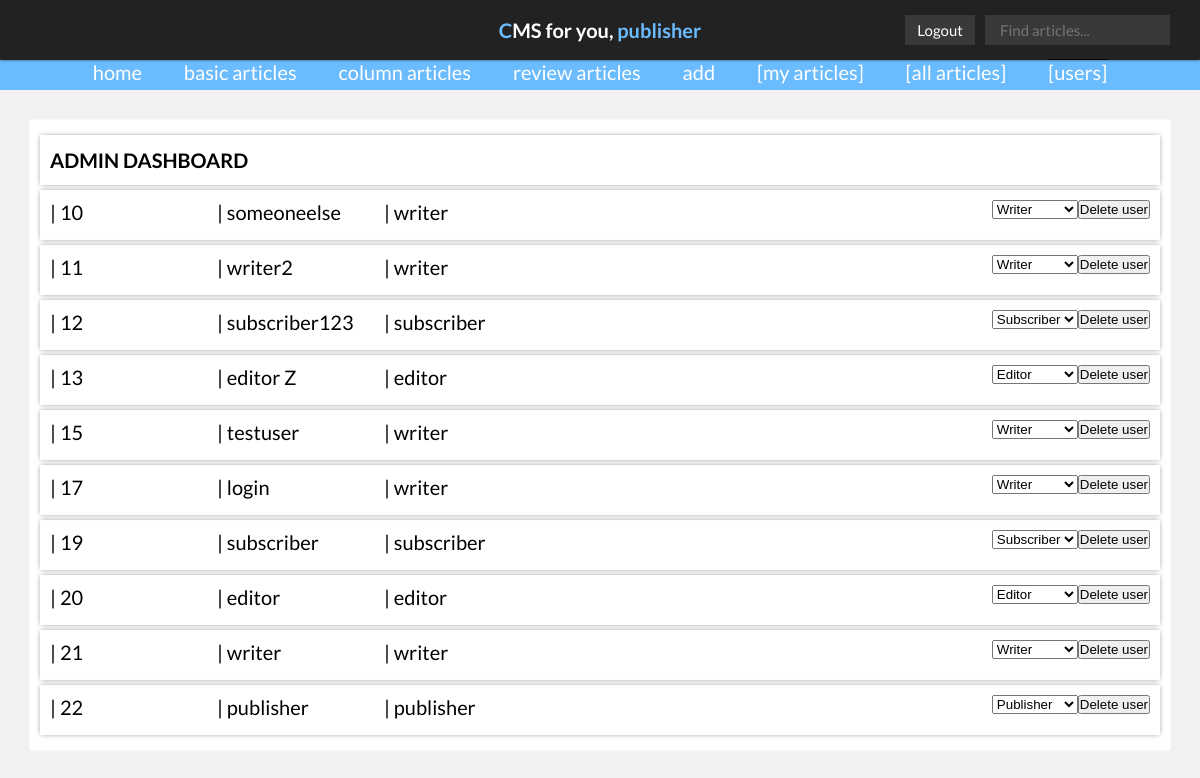
Page /index.php?page=users (signed in) on the committed database.
### tables this page shows
CREATE TABLE IF NOT EXISTS `users` (
  `user_id` int(6) NOT NULL AUTO_INCREMENT,
  `user_name` varchar(255) NOT NULL,
  `user_password` varchar(255) NOT NULL,
  `user_role` varchar(30) NOT NULL,
  PRIMARY KEY (`user_id`)
);

### views/UsersView.php (called while the page is built, shortened)
<?php
class UsersView {
    private $model;
    public function __construct($controller, $model){
        $this->model      = $model;
    }
    public function output(){
        include 'html/header.html.php';
        $users = $this->model->getAllUsers();
        include 'html/users.html.php';
        include 'html/footer.html.php';
    }
}
 ?>

### models/UsersModel.php (called while the page is built, shortened)
<?php
include_once 'User.php';
class UsersModel {
    public function getAllUsers(){
        global $pdo;
        $query = $pdo->prepare("SELECT * FROM users");
        $query->execute();
        $rows = $query->fetchAll();
        foreach($rows as $row){
            $user = new User(
                 $row['user_id']
                ,$row['user_name']
                ,$row['user_password']
                ,$row['user_role']
            );
            $users[] = $user;
        }
        return $users;
    }
}
 ?>

### models/User.php (called while the page is built, shortened)
<?php
class User {
 public function __construct($user_id, $user_name, $user_password, $user_role){
  $this->id = $user_id;
  $this->name = $user_name;
  $this->role = $user_role;
  return true;
}
         public function getUserId(){
          return $this->id;
        }
         public function getUserName(){
          return $this->name;
        }
         public function getUserRole(){
          return $this->role;
        }
      }
      ?>

### views/html/users.html.php (the view, shortened to what this page needs)
<div class="content">
    <div class="block user-list">
        <ol>
            <li class="list-header">
                <h1>ADMIN DASHBOARD</h1>
            </li>
            <?php foreach((array)$users as $user): ?><li>
                <p><?php echo $user->getUserId(); ?></p>
                <p><?php echo $user->getUserName(); ?></p>
                <p><?php echo $user->getUserRole(); ?></p>
                <form class="pull-right" action="?page=users&action=delete_user" method="post">
                    <button onclick="this.form.submit(); return false;">Delete user</button>
                </form>
                <form class="pull-right" action="?page=users&action=change_role" method="post">
                    <select onchange="this.form.submit();" name="user_role">
                        <option <?php echo ($user->getUserRole()=='subscriber')?'selected':'' ?> value="subscriber" name='subscriber'>Subscriber</option>
                        <option <?php echo ($user->getUserRole()=='writer')?'selected':'' ?> value="writer" name='writer'>Writer</option>
                        <option <?php echo ($user->getUserRole()=='editor')?'selected':'' ?> value="editor" name='editor'>Editor</option>
                        <option <?php echo ($user->getUserRole()=='publisher')?'selected':'' ?> value="publisher" name='publisher'>Publisher</option>
                    </select>
                </form>
            </li><?php endforeach; ?>
        </ol>
    </div>
</div>

### public/css/style.css (style rules this page uses)
* { -webkit-box-sizing: border-box; -moz-box-sizing: border-box; box-sizing: border-box; margin: 0; padding: 0; }
body, input { font-family: "Lato", sans-serif; font-size: 62.5%; background: #F1F1F1; }
ol { list-style: none; }
ol li.list-header { line-height: 3em !important; }
.content { background: #FFF; width: 100%; height: 100%; display: inline-block; }
.content > :first-child { width: 20%; }
.block { position: relative; padding: 1em; float: left; -moz-box-shadow: 0 0 0.1em 0.1em rgba(255,255,255, 0.5); -webkit-box-shadow: 0 0 0.1em 0.1em rgba(255,255,255, 0.5); box-shadow: 0 0 0.1em 0.1em rgba(255,255,255, 0.5); height: 100%; }
.block ol a, .block ol form { font-size: 185%; text-transform: uppercase; text-decoration: none; color: #242424; }
.block ol li { padding: 1em; -moz-box-shadow: rgba(0,0,0,0.5) 0px 0px 5px -1px; -webkit-box-shadow: rgba(0,0,0,0.5) 0px 0px 5px -1px; box-shadow: rgba(0,0,0,0.5) 0px 0px 5px -1px; margin: 0.5em auto; }
.pull-right { float: right; }
.block.user-list { width: 100%; }
.user-list p { display: inline-block; width: 8.2%; }
.user-list li p { display: inline-block; font-size: 200%; width: 15%; padding: 0.5em 0; }
.user-list li p:before { content: " | "; }
.user-list li { height: 5em; line-height: 0.5em; }
select { width: 100%; }

### rows in the picture
users: user_id "10", user_name "someoneelse", user_role "writer", user_role "Writer"
users: user_id "11", user_name "writer2", user_role "writer", user_role "Writer"
users: user_id "12", user_name "subscriber123", user_role "subscriber", user_role "Subscriber"
users: user_id "13", user_name "editor Z", user_role "editor", user_role "Editor"
users: user_id "15", user_name "testuser", user_role "writer", user_role "Writer"
users: user_id "17", user_name "login", user_role "writer", user_role "Writer"
users: user_id "19", user_name "subscriber", user_role "subscriber", user_role "Subscriber"
users: user_id "20", user_name "editor", user_role "editor", user_role "Editor"
users: user_id "21", user_name "writer", user_role "writer", user_role "Writer"
users: user_id "22", user_name "publisher", user_role "publisher", user_role "Publisher"

### other values in the picture
$_SESSION["user_name"] "publisher"
